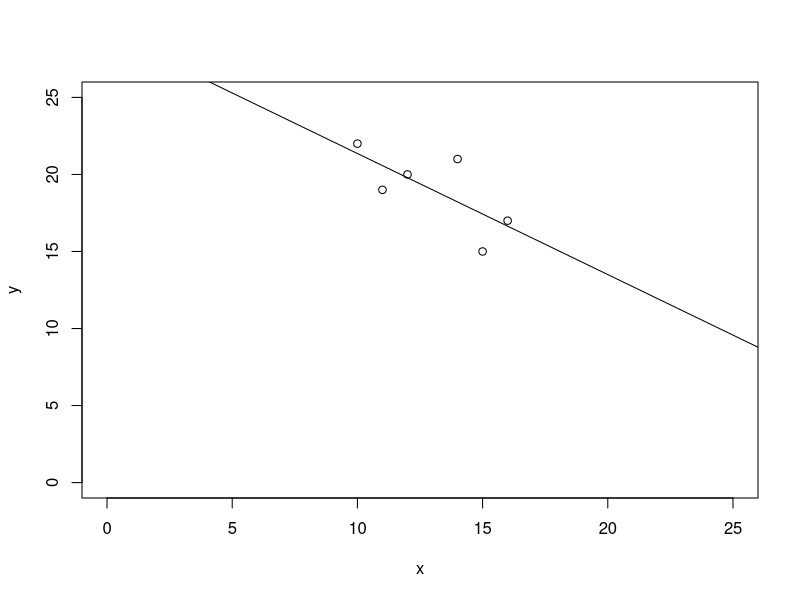

The R source for this figure:
#1

X = c(10,11,12,14,15,16)
Y = c(22,19,20,21,15,17)
df = data.frame(X,Y)

#   X  Y
#1 10 22
#2 11 19
#3 12 20
#4 14 21
#5 15 15
#6 16 17

plot(X,Y,xlab="x",ylab="y",xlim=c(0,25),ylim=c(0,25))

#2

mean(X)
#[1] 13
mean(Y)
#[1] 19

#3

Reg <- lm(Y~X)
Reg

#Call:
#lm(formula = Y ~ X)

#Coefficients:
#(Intercept)            X  
#    29.2143      -0.7857  

# Also r(x)=29.2143-0.7857x

#4

abline(Reg)

#5

cor(X,Y)
#[1] -0.7130241

#Der Korrrelationskoeffizient zeigt an ob zwischen Werten ein linearer Zusammenhang besteht. Im Beispiel besteht also ein negativer linearer Zusammenhang, es fällt also Y wenn X steigt.




